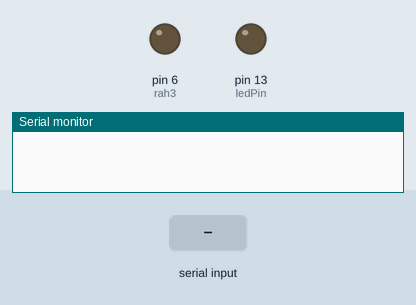
Simulated run of this sketch. Board: Arduino Uno, built with avr-gcc and run on an emulated ATmega328P. On the bench: output pins drawn as LEDs (lit = HIGH), the last lines printed to the serial monitor. The test bench sets the inputs (shaded band).

Above: at 1.2 s.
1.3 s: "ON" received over the second serial link
At 1.8 s:
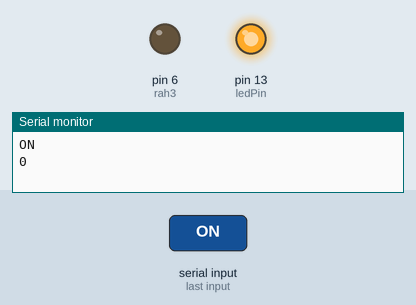
2.8 s: "OFF" received over the second serial link
At 4.1 s:
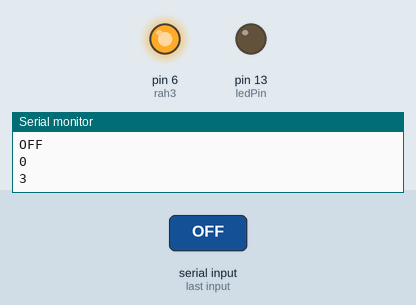
Timing chart, 0 to 5.8 s (numbered marks = the images above; inputs shaded):
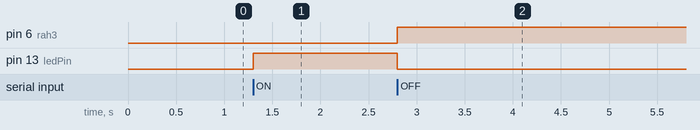

The sketch:

AT_Test_2.ino
```cpp
#include <SoftwareSerial.h>
#define ledPin 13
#define rah3 6
SoftwareSerial esp8266(2,3);// 2 ->RX   3->TX

void setup() {
  pinMode(ledPin, OUTPUT);
  pinMode(rah3, OUTPUT);
  digitalWrite(ledPin, LOW);
  // put your setup code here, to run once:
  esp8266.begin(115200);
  /*
   * در صورت جواب ندادن  ، از باد ریت 9600 و یا 57600 استفاده کنید
   *
   * به علت ورژن های مختلفاین ماژول ممکن است بادریت ها متفاوت باشد
   */
  Serial.begin(115200);
}
int value = LOW;
void loop() {
 // esp8266.listen();
  // put your main code here, to run repeatedly:
  String request="";
  if (esp8266.available() > 0)
  {
    while(esp8266.available()){
      char c=esp8266.read();
      request+=c;
    }
    Serial.println(request);
  }
  //-------------------------------------------------------
  //
  //-----------------------------------------------------------
  if(request.indexOf("ON") != -1){
     digitalWrite(ledPin, HIGH);
     digitalWrite(rah3, LOW);
     value = HIGH;
     Serial.println(request.indexOf("ON"));
  }
  else if(request.indexOf("OFF") != -1){
    digitalWrite(ledPin, LOW);
    digitalWrite(rah3, HIGH);
     value = LOW;
     Serial.println(request.indexOf("OFF"));
     Serial.println(request.length());
  }
  //----------------------------------------------------------
  if (Serial.available() > 0)
  {
    delay(1000);
    String command = "";
    while (Serial.available())
    {
      command += (char)Serial.read();

    }
    esp8266.println(command);
  }

}
```

Measured:
- after the input at 1.3 s, pin 13 (ledPin): LOW → HIGH at once
- after the input at 2.8 s, pin 6 (rah3): LOW → HIGH at once; pin 13 (ledPin): HIGH → LOW at once
